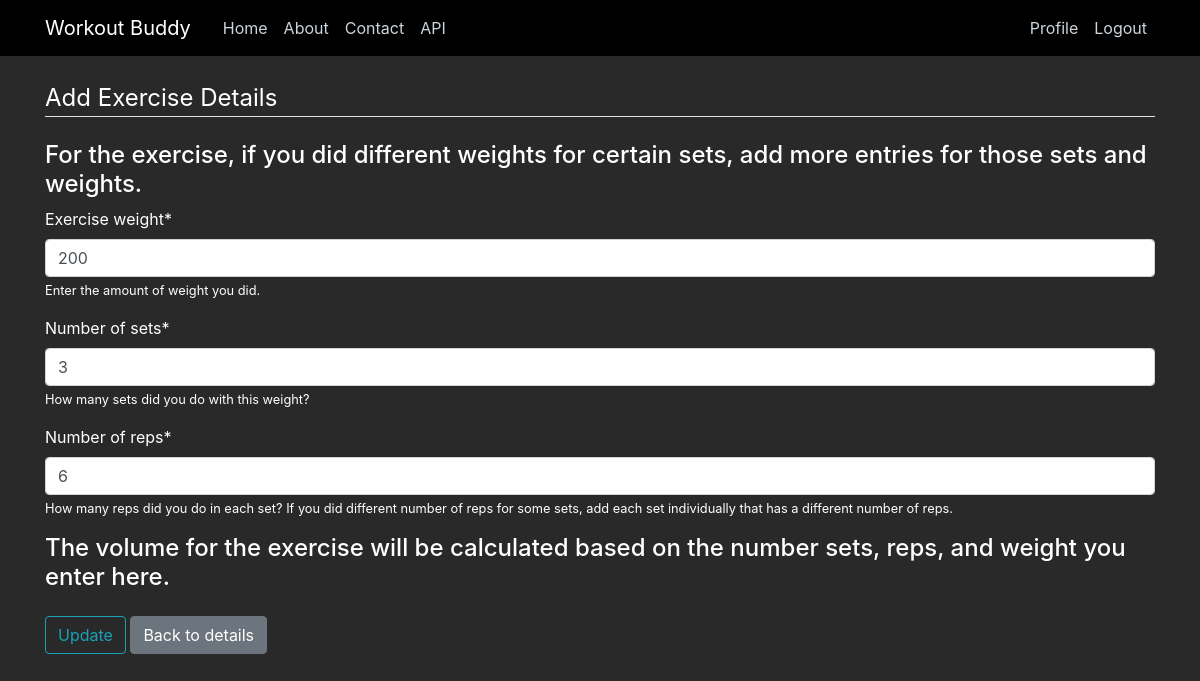
Page /workouts/35/exercises/35/details/63/update/ (signed in) on the committed database.
### exercisesdetails/models.py (models this page shows, shortened)
class ExercisesDetails(models.Model):
    exercise_id = models.ForeignKey(Exercises, default=None, on_delete=models.CASCADE) #delete exercise details if exercise it is associated with is deleted.
    weight = models.IntegerField()
    set_amount = models.IntegerField()
    total_reps = models.IntegerField()
    volume = models.IntegerField(default=0) #is able to be null or blank. Will be auto filled in by after exercises details are inputted.

### exercisesdetails/views.py (the view, shortened to what this page needs)
# urls.py: path('workouts/<int:pk>/exercises/<int:exercisepk>/details/<int:exercisedetailpk>/update/', ExercisesDetailsUpdateView.as_view(), name='exercisesdetails-update'),
class ExercisesDetailsUpdateView(LoginRequiredMixin, UserPassesTestMixin, UpdateView):
    model = ExercisesDetails
    form_class = ExercisesDetailsForm
    def get_object(self, queryset=None):
        return get_object_or_404(ExercisesDetails, pk=self.kwargs.get('exercisedetailpk'))
    def test_func(self):
        username = Exercises.objects.get(pk=self.kwargs['exercisepk']).workout_id.username
        if self.request.user == username:
            return True
        else:
            return False

### exercisesdetails/forms.py
class ExercisesDetailsForm(forms.ModelForm):
    class Meta:
        model = ExercisesDetails
        fields = ['weight', 'set_amount', 'total_reps']
        labels = {
            "weight": _('Exercise weight'),
            "set_amount": _('Number of sets'),
            "total_reps": _('Number of reps'),
        }
        help_texts = {
            "weight": _('Enter the amount of weight you did.'),
            "set_amount": _('How many sets did you do with this weight?'),
            "total_reps": _('How many reps did you do in each set? If you did different number of reps for some sets, add each set individually that has a different number of reps.'),
        }
        error_messages = {
            "weight": {
                'max_value': _('That is a lot of weight! Please enter a number smaller you super human.'),
            },
            "set_amount": {
                'max_value': _('That is a lot of sets! Please enter a number smaller you super human.'),
            },
            "total_reps": {
                'max_value': _('That is a lot of reps! Please enter a number smaller you super human.'),
            },
        }

### exercisesdetails/templates/exercisesdetails/exercisesdetails_form.html (shortened to what this page needs)
{% extends "main/base.html" %}
{% load crispy_forms_tags %}
{% block content %}
    <div>
        <form method="POST">
            <fieldset class="form-group">
                <legend class="border-bottom mb-4">Add Exercise Details</legend>
                <h4>For the exercise, if you did different weights for certain sets, add more entries for those sets and weights.</h4>
                {{ form|crispy }}
                <h4>The volume for the exercise will be calculated based on the number sets, reps, and weight you enter here.</h4>
            </fieldset>
            <div class="form-group">
                {% if object is None %}
                    <button class="btn btn-outline-info" type="submit">Add</button>
                    <a class="btn btn-secondary" href="{% url 'exercises-add' workout_pk %}">Add another exercise</a>
                    <br /><br />
                    <a class="btn btn-secondary" href="{% url 'workout-exercises' workout_pk %}">Done</a>
                {% else %}
                    <button class="btn btn-outline-info" type="submit">Update</button>
                    <a class="btn btn-secondary" href="{% url 'exercise-exercisesdetails' object.exercise_id.workout_id.id object.exercise_id.id %}">Back to details</a>
                {% endif %}
            </div>
        </form>
    </div>
{% endblock content %}

### main/static/main/main.css (style rules this page uses)
body { background: #292929; color: #333333; margin-top: 5rem; }
h1, h2, h3, h4, h5, h6 { color: #ffffff; }
label { color:#ffffff; }
legend { color:#ffffff; }
small { color:#ffffff; }
.text-muted { color:#ffffff !important; }

### rows in the picture
ExercisesDetails: weight "200", set_amount "3", total_reps "6"
